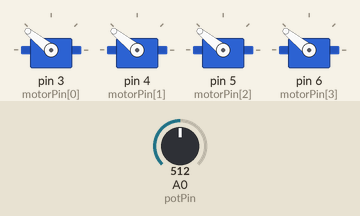
The sketch below on a simulated Arduino Uno, built with avr-gcc and run on an emulated ATmega328P. On the bench: 4 × servo. The test bench sets the inputs (shaded band); at power-on: A0 (potPin) = 512. What the sketch prints to the serial monitor is not drawn.

Above: at 0.1 s.
At 30.1 s:
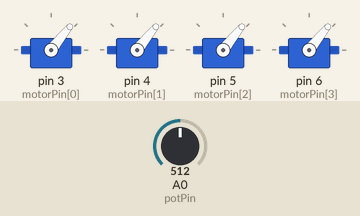
Timing chart, 0 to 31.6 s (numbered marks = the images above):
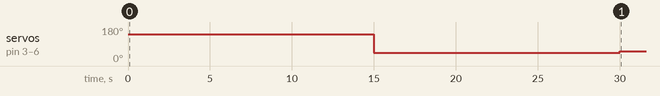

Measured:
- by itself, servo on pin 3 (motorPin[0]), servo on pin 4 (motorPin[1]), servo on pin 5 (motorPin[2]), servo on pin 6 (motorPin[3]): 141° → 44° at 15.0 s, → 51° 15.0 s later

The sketch:

Motor.ino
```cpp
#include <Servo.h>

Servo motor[4];
int throttle=0;
int startup = 5000;
bool first = true;

int motorPin[] = {3,4,5,6};
int potPin = A0;

void setup() {
  // put your setup code here, to run once:

  for(int i = 0; i < 4; i++){
    motor[i].attach(motorPin[i]);
  }

  startup = millis();

  Serial.begin(115200);


}

void loop() {
  // put your main code here, to run repeatedly:
if(first){

  if(millis()-startup<15000){
    throttle = 1023;
    throttle = map(throttle,0,1023,1000,2000);
    for(int i = 0; i < 4; i++){
      motor[i].writeMicroseconds(throttle);
    }
    Serial.println("HIGH");

  }else{
    throttle = 0;
    throttle = map(throttle,0,1023,1000,2000);
    for(int i = 0; i < 4; i++){
      motor[i].writeMicroseconds(throttle);
    }
    Serial.println("LOW");
  }
  delay(5);

  if(millis()-startup>30000){
    first=false;
  }
}else{

    throttle = analogRead(potPin);
    throttle = map(throttle,0,1023,1000,1150);
    for(int i = 0; i < 4; i++){
      motor[i].writeMicroseconds(throttle);
    }
    delay(15);
   /* throttle++;
    if(throttle>30){
      throttle=0;
    }
    */
    //Serial.println("TESTING");
}

Serial.println(throttle);
//Serial.println(millis()-startup);


}
```
